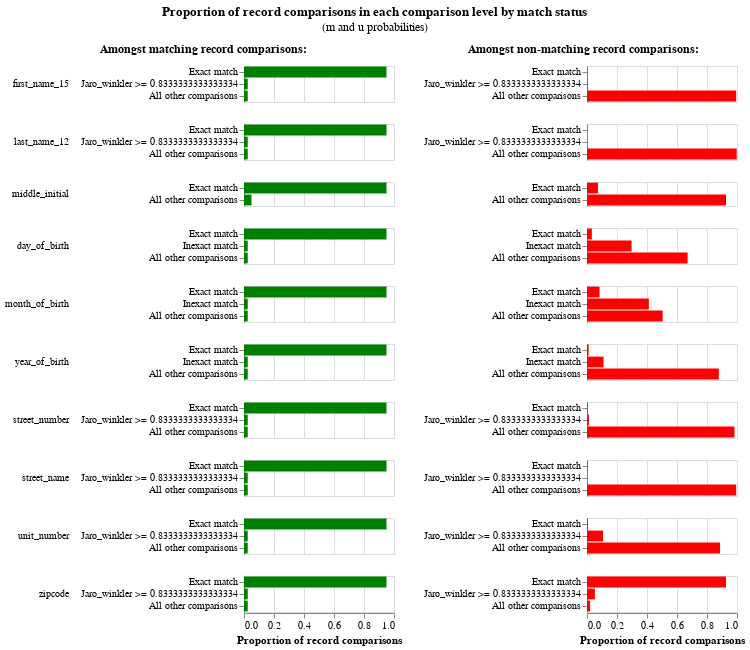

Notebook code for this chart:
### Code cell
# Ignore the green bars on the left, these are the m probabilities that haven't been estimated yet
linker.m_u_parameters_chart()

### Figure 1 — Vega-Lite specification as saved in the notebook (floating-point values rounded to 4 significant figures)
{"config": {"view": {"continuousWidth": 300, "continuousHeight": 300, "discreteHeight": 300, "discreteWidth": 400}, "header": {"title": null}, "title": {"anchor": "middle", "offset": 10}}, "hconcat": [{"mark": "bar", "encoding": {"color": {"value": "green"}, "row": {"field": "comparison_name", "header": {"labelAlign": "left", "labelAnchor": "middle", "labelAngle": 0}, "sort": {"field": "comparison_sort_order"}, "type": "nominal"}, "tooltip": [{"field": "m_probability_description", "title": "m probability description", "type": "nominal"}, {"field": "comparison_name", "title": "Comparison column name", "type": "nominal"}, {"field": "label_for_charts", "title": "Label", "type": "ordinal"}, {"field": "sql_condition", "title": "SQL condition", "type": "nominal"}, {"field": "m_probability", "format": ".4p", "title": "m probability", "type": "quantitative"}, {"field": "u_probability", "format": ".4p", "title": "u probability", "type": "quantitative"}, {"field": "bayes_factor", "format": ",.4f", "title": "Bayes factor = m/u", "type": "quantitative"}, {"field": "log2_bayes_factor", "format": ",.4f", "title": "Match weight = log2(m/u)", "type": "quantitative"}], "x": {"axis": {"title": "Proportion of record comparisons"}, "field": "m_probability", "type": "quantitative"}, "y": {"axis": {"title": null}, "field": "label_for_charts", "sort": {"field": "comparison_vector_value", "order": "descending"}, "type": "nominal"}}, "height": {"step": 12}, "resolve": {"scale": {"y": "independent"}}, "title": {"text": "Amongst matching record comparisons:", "fontSize": 12, "fontWeight": "bold"}, "transform": [{"filter": "(datum.bayes_factor != 'no-op filter due to vega lite issue 4680')"}], "width": 150}, {"mark": "bar", "encoding": {"color": {"value": "red"}, "row": {"field": "comparison_name", "header": {"labels": false}, "sort": {"field": "comparison_sort_order"}, "type": "nominal"}, "tooltip": [{"field": "u_probability_description", "title": "u probability description", "type": "nominal"}, {"field": "comparison_name", "title": "Comparison column name", "type": "nominal"}, {"field": "label_for_charts", "title": "Label", "type": "ordinal"}, {"field": "sql_condition", "title": "SQL condition", "type": "nominal"}, {"field": "m_probability", "format": ".4p", "title": "m probability", "type": "quantitative"}, {"field": "u_probability", "format": ".4p", "title": "u probability", "type": "quantitative"}, {"field": "bayes_factor", "format": ",.4f", "title": "Bayes factor = m/u", "type": "quantitative"}, {"field": "log2_bayes_factor", "format": ",.4f", "title": "Match weight = log2(m/u)", "type": "quantitative"}], "x": {"axis": {"title": "Proportion of record comparisons"}, "field": "u_probability", "type": "quantitative"}, "y": {"axis": {"title": null}, "field": "label_for_charts", "sort": {"field": "comparison_vector_value", "order": "descending"}, "type": "nominal"}}, "height": {"step": 12}, "resolve": {"scale": {"y": "independent"}}, "title": {"text": "Amongst non-matching record comparisons:", "fontSize": 12, "fontWeight": "bold"}, "transform": [{"filter": "(datum.bayes_factor != 'no-op filter2 due to vega lite issue 4680')"}], "width": 150}], "data": {"name": "data-698531ddf8d0b54f1a71665abb9b17b7"}, "title": {"text": "Proportion of record comparisons in each comparison level by match status", "subtitle": "(m and u probabilities)"}, "$schema": "https://vega.github.io/schema/vega-lite/v5.9.3.json", "datasets": {"data-698531ddf8d0b54f1a71665abb9b17b7": [{"comparison_name": "first_name_15", "sql_condition": "`first_name_15_l` = `first_name_15_r`", "label_for_charts": "Exact match", "m_probability": 0.95, "u_probability": 0.001858, "m_probability_description": "Amongst matching record comparisons, 95.00% of records are in the exact match comparison level", "u_probability_description": "Amongst non-matching record comparisons, 0.19% of records are in the exact match comparison level", "has_tf_adjustments": false, "tf_adjustment_column": null, "tf_adjustment_weight": 1.0, "is_null_level": false, "bayes_factor": 511.4, "log2_bayes_factor": 8.998, "comparison_vector_value": 2, "max_comparison_vector_value": 2, "bayes_factor_description": "If comparison level is `exact match` then comparison is 511.37 times more likely to be a match", "probability_two_random_records_match": 1.423e-05, "comparison_sort_order": 0}, {"comparison_name": "first_name_15", "sql_condition": "jaro_winkler(`first_name_15_l`, `first_name_15_r`) >= 0.8333333333333334", "label_for_charts": "Jaro_winkler >= 0.8333333333333334", "m_probability": 0.025, "u_probability": 0.003548, "m_probability_description": "Amongst matching record comparisons, 2.50% of records are in the jaro_winkler >= 0.8333333333333334 comparison level", "u_probability_description": "Amongst non-matching record comparisons, 0.35% of records are in the jaro_winkler >= 0.8333333333333334 comparison level", "has_tf_adjustments": false, "tf_adjustment_column": null, "tf_adjustment_weight": 1.0, "is_null_level": false, "bayes_factor": 7.047, "log2_bayes_factor": 2.817, "comparison_vector_value": 1, "max_comparison_vector_value": 2, "bayes_factor_description": "If comparison level is `jaro_winkler >= 0.8333333333333334` then comparison is 7.05 times more likely to be a match", "probability_two_random_records_match": 1.423e-05, "comparison_sort_order": 0}, {"comparison_name": "first_name_15", "sql_condition": "ELSE", "label_for_charts": "All other comparisons", "m_probability": 0.025, "u_probability": 0.9946, "m_probability_description": "Amongst matching record comparisons, 2.50% of records are in the all other comparisons comparison level", "u_probability_description": "Amongst non-matching record comparisons, 99.46% of records are in the all other comparisons comparison level", "has_tf_adjustments": false, "tf_adjustment_column": null, "tf_adjustment_weight": 1.0, "is_null_level": false, "bayes_factor": 0.02514, "log2_bayes_factor": -5.314, "comparison_vector_value": 0, "max_comparison_vector_value": 2, "bayes_factor_description": "If comparison level is `all other comparisons` then comparison is  39.78 times less likely to be a match", "probability_two_random_records_match": 1.423e-05, "comparison_sort_order": 0}, {"comparison_name": "last_name_12", "sql_condition": "`last_name_12_l` = `last_name_12_r`", "label_for_charts": "Exact match", "m_probability": 0.95, "u_probability": 0.0006538, "m_probability_description": "Amongst matching record comparisons, 95.00% of records are in the exact match comparison level", "u_probability_description": "Amongst non-matching record comparisons, 0.07% of records are in the exact match comparison level", "has_tf_adjustments": false, "tf_adjustment_column": null, "tf_adjustment_weight": 1.0, "is_null_level": false, "bayes_factor": 1453.0, "log2_bayes_factor": 10.5, "comparison_vector_value": 2, "max_comparison_vector_value": 2, "bayes_factor_description": "If comparison level is `exact match` then comparison is 1,453.12 times more likely to be a match", "probability_two_random_records_match": 1.423e-05, "comparison_sort_order": 1}, {"comparison_name": "last_name_12", "sql_condition": "jaro_winkler(`last_name_12_l`, `last_name_12_r`) >= 0.8333333333333334", "label_for_charts": "Jaro_winkler >= 0.8333333333333334", "m_probability": 0.025, "u_probability": 0.001233, "m_probability_description": "Amongst matching record comparisons, 2.50% of records are in the jaro_winkler >= 0.8333333333333334 comparison level", "u_probability_description": "Amongst non-matching record comparisons, 0.12% of records are in the jaro_winkler >= 0.8333333333333334 comparison level", "has_tf_adjustments": false, "tf_adjustment_column": null, "tf_adjustment_weight": 1.0, "is_null_level": false, "bayes_factor": 20.27, "log2_bayes_factor": 4.341, "comparison_vector_value": 1, "max_comparison_vector_value": 2, "bayes_factor_description": "If comparison level is `jaro_winkler >= 0.8333333333333334` then comparison is 20.27 times more likely to be a match", "probability_two_random_records_match": 1.423e-05, "comparison_sort_order": 1}, {"comparison_name": "last_name_12", "sql_condition": "ELSE", "label_for_charts": "All other comparisons", "m_probability": 0.025, "u_probability": 0.9981, "m_probability_description": "Amongst matching record comparisons, 2.50% of records are in the all other comparisons comparison level", "u_probability_description": "Amongst non-matching record comparisons, 99.81% of records are in the all other comparisons comparison level", "has_tf_adjustments": false, "tf_adjustment_column": null, "tf_adjustment_weight": 1.0, "is_null_level": false, "bayes_factor": 0.02505, "log2_bayes_factor": -5.319, "comparison_vector_value": 0, "max_comparison_vector_value": 2, "bayes_factor_description": "If comparison level is `all other comparisons` then comparison is  39.92 times less likely to be a match", "probability_two_random_records_match": 1.423e-05, "comparison_sort_order": 1}, {"comparison_name": "middle_initial", "sql_condition": "`middle_initial_l` = `middle_initial_r`", "label_for_charts": "Exact match", "m_probability": 0.95, "u_probability": 0.07314, "m_probability_description": "Amongst matching record comparisons, 95.00% of records are in the exact match comparison level", "u_probability_description": "Amongst non-matching record comparisons, 7.31% of records are in the exact match comparison level", "has_tf_adjustments": false, "tf_adjustment_column": null, "tf_adjustment_weight": 1.0, "is_null_level": false, "bayes_factor": 12.99, "log2_bayes_factor": 3.699, "comparison_vector_value": 1, "max_comparison_vector_value": 1, "bayes_factor_description": "If comparison level is `exact match` then comparison is 12.99 times more likely to be a match", "probability_two_random_records_match": 1.423e-05, "comparison_sort_order": 2}, {"comparison_name": "middle_initial", "sql_condition": "ELSE", "label_for_charts": "All other comparisons", "m_probability": 0.05, "u_probability": 0.9269, "m_probability_description": "Amongst matching record comparisons, 5.00% of records are in the all other comparisons comparison level", "u_probability_description": "Amongst non-matching record comparisons, 92.69% of records are in the all other comparisons comparison level", "has_tf_adjustments": false, "tf_adjustment_column": null, "tf_adjustment_weight": 1.0, "is_null_level": false, "bayes_factor": 0.05395, "log2_bayes_factor": -4.212, "comparison_vector_value": 0, "max_comparison_vector_value": 1, "bayes_factor_description": "If comparison level is `all other comparisons` then comparison is  18.54 times less likely to be a match", "probability_two_random_records_match": 1.423e-05, "comparison_sort_order": 2}, {"comparison_name": "day_of_birth", "sql_condition": "`day_of_birth_l` = `day_of_birth_r`", "label_for_charts": "Exact match", "m_probability": 0.95, "u_probability": 0.03243, "m_probability_description": "Amongst matching record comparisons, 95.00% of records are in the exact match comparison level", "u_probability_description": "Amongst non-matching record comparisons, 3.24% of records are in the exact match comparison level", "has_tf_adjustments": false, "tf_adjustment_column": null, "tf_adjustment_weight": 1.0, "is_null_level": false, "bayes_factor": 29.29, "log2_bayes_factor": 4.873, "comparison_vector_value": 2, "max_comparison_vector_value": 2, "bayes_factor_description": "If comparison level is `exact match` then comparison is 29.29 times more likely to be a match", "probability_two_random_records_match": 1.423e-05, "comparison_sort_order": 3}, {"comparison_name": "day_of_birth", "sql_condition": "abs(day_of_birth_l - day_of_birth_r) <= 5", "label_for_charts": "Inexact match", "m_probability": 0.025, "u_probability": 0.2969, "m_probability_description": "Amongst matching record comparisons, 2.50% of records are in the inexact match comparison level", "u_probability_description": "Amongst non-matching record comparisons, 29.69% of records are in the inexact match comparison level", "has_tf_adjustments": false, "tf_adjustment_column": null, "tf_adjustment_weight": 1.0, "is_null_level": false, "bayes_factor": 0.0842, "log2_bayes_factor": -3.57, "comparison_vector_value": 1, "max_comparison_vector_value": 2, "bayes_factor_description": "If comparison level is `inexact match` then comparison is  11.88 times less likely to be a match", "probability_two_random_records_match": 1.423e-05, "comparison_sort_order": 3}, {"comparison_name": "day_of_birth", "sql_condition": "ELSE", "label_for_charts": "All other comparisons", "m_probability": 0.025, "u_probability": 0.6707, "m_probability_description": "Amongst matching record comparisons, 2.50% of records are in the all other comparisons comparison level", "u_probability_description": "Amongst non-matching record comparisons, 67.07% of records are in the all other comparisons comparison level", "has_tf_adjustments": false, "tf_adjustment_column": null, "tf_adjustment_weight": 1.0, "is_null_level": false, "bayes_factor": 0.03728, "log2_bayes_factor": -4.746, "comparison_vector_value": 0, "max_comparison_vector_value": 2, "bayes_factor_description": "If comparison level is `all other comparisons` then comparison is  26.83 times less likely to be a match", "probability_two_random_records_match": 1.423e-05, "comparison_sort_order": 3}, {"comparison_name": "month_of_birth", "sql_condition": "`month_of_birth_l` = `month_of_birth_r`", "label_for_charts": "Exact match", "m_probability": 0.95, "u_probability": 0.08348, "m_probability_description": "Amongst matching record comparisons, 95.00% of records are in the exact match comparison level", "u_probability_description": "Amongst non-matching record comparisons, 8.35% of records are in the exact match comparison level", "has_tf_adjustments": false, "tf_adjustment_column": null, "tf_adjustment_weight": 1.0, "is_null_level": false, "bayes_factor": 11.38, "log2_bayes_factor": 3.508, "comparison_vector_value": 2, "max_comparison_vector_value": 2, "bayes_factor_description": "If comparison level is `exact match` then comparison is 11.38 times more likely to be a match", "probability_two_random_records_match": 1.423e-05, "comparison_sort_order": 4}, {"comparison_name": "month_of_birth", "sql_condition": "abs(month_of_birth_l - month_of_birth_r) <= 3", "label_for_charts": "Inexact match", "m_probability": 0.025, "u_probability": 0.4123, "m_probability_description": "Amongst matching record comparisons, 2.50% of records are in the inexact match comparison level", "u_probability_description": "Amongst non-matching record comparisons, 41.23% of records are in the inexact match comparison level", "has_tf_adjustments": false, "tf_adjustment_column": null, "tf_adjustment_weight": 1.0, "is_null_level": false, "bayes_factor": 0.06064, "log2_bayes_factor": -4.044, "comparison_vector_value": 1, "max_comparison_vector_value": 2, "bayes_factor_description": "If comparison level is `inexact match` then comparison is  16.49 times less likely to be a match", "probability_two_random_records_match": 1.423e-05, "comparison_sort_order": 4}, {"comparison_name": "month_of_birth", "sql_condition": "ELSE", "label_for_charts": "All other comparisons", "m_probability": 0.025, "u_probability": 0.5042, "m_probability_description": "Amongst matching record comparisons, 2.50% of records are in the all other comparisons comparison level", "u_probability_description": "Amongst non-matching record comparisons, 50.42% of records are in the all other comparisons comparison level", "has_tf_adjustments": false, "tf_adjustment_column": null, "tf_adjustment_weight": 1.0, "is_null_level": false, "bayes_factor": 0.04958, "log2_bayes_factor": -4.334, "comparison_vector_value": 0, "max_comparison_vector_value": 2, "bayes_factor_description": "If comparison level is `all other comparisons` then comparison is  20.17 times less likely to be a match", "probability_two_random_records_match": 1.423e-05, "comparison_sort_order": 4}, {"comparison_name": "year_of_birth", "sql_condition": "`year_of_birth_l` = `year_of_birth_r`", "label_for_charts": "Exact match", "m_probability": 0.95, "u_probability": 0.01116, "m_probability_description": "Amongst matching record comparisons, 95.00% of records are in the exact match comparison level", "u_probability_description": "Amongst non-matching record comparisons, 1.12% of records are in the exact match comparison level", "has_tf_adjustments": false, "tf_adjustment_column": null, "tf_adjustment_weight": 1.0, "is_null_level": false, "bayes_factor": 85.12, "log2_bayes_factor": 6.411, "comparison_vector_value": 2, "max_comparison_vector_value": 2, "bayes_factor_description": "If comparison level is `exact match` then comparison is 85.12 times more likely to be a match", "probability_two_random_records_match": 1.423e-05, "comparison_sort_order": 5}, {"comparison_name": "year_of_birth", "sql_condition": "abs(year_of_birth_l - year_of_birth_r) <= 5", "label_for_charts": "Inexact match", "m_probability": 0.025, "u_probability": 0.1103, "m_probability_description": "Amongst matching record comparisons, 2.50% of records are in the inexact match comparison level", "u_probability_description": "Amongst non-matching record comparisons, 11.03% of records are in the inexact match comparison level", "has_tf_adjustments": false, "tf_adjustment_column": null, "tf_adjustment_weight": 1.0, "is_null_level": false, "bayes_factor": 0.2267, "log2_bayes_factor": -2.141, "comparison_vector_value": 1, "max_comparison_vector_value": 2, "bayes_factor_description": "If comparison level is `inexact match` then comparison is  4.41 times less likely to be a match", "probability_two_random_records_match": 1.423e-05, "comparison_sort_order": 5}, {"comparison_name": "year_of_birth", "sql_condition": "ELSE", "label_for_charts": "All other comparisons", "m_probability": 0.025, "u_probability": 0.8786, "m_probability_description": "Amongst matching record comparisons, 2.50% of records are in the all other comparisons comparison level", "u_probability_description": "Amongst non-matching record comparisons, 87.86% of records are in the all other comparisons comparison level", "has_tf_adjustments": false, "tf_adjustment_column": null, "tf_adjustment_weight": 1.0, "is_null_level": false, "bayes_factor": 0.02845, "log2_bayes_factor": -5.135, "comparison_vector_value": 0, "max_comparison_vector_value": 2, "bayes_factor_description": "If comparison level is `all other comparisons` then comparison is  35.14 times less likely to be a match", "probability_two_random_records_match": 1.423e-05, "comparison_sort_order": 5}, {"comparison_name": "street_number", "sql_condition": "`street_number_l` = `street_number_r`", "label_for_charts": "Exact match", "m_probability": 0.95, "u_probability": 0.004323, "m_probability_description": "Amongst matching record comparisons, 95.00% of records are in the exact match comparison level", "u_probability_description": "Amongst non-matching record comparisons, 0.43% of records are in the exact match comparison level", "has_tf_adjustments": false, "tf_adjustment_column": null, "tf_adjustment_weight": 1.0, "is_null_level": false, "bayes_factor": 219.7, "log2_bayes_factor": 7.78, "comparison_vector_value": 2, "max_comparison_vector_value": 2, "bayes_factor_description": "If comparison level is `exact match` then comparison is 219.75 times more likely to be a match", "probability_two_random_records_match": 1.423e-05, "comparison_sort_order": 6}, {"comparison_name": "street_number", "sql_condition": "jaro_winkler(`street_number_l`, `street_number_r`) >= 0.8333333333333334", "label_for_charts": "Jaro_winkler >= 0.8333333333333334", "m_probability": 0.025, "u_probability": 0.01267, "m_probability_description": "Amongst matching record comparisons, 2.50% of records are in the jaro_winkler >= 0.8333333333333334 comparison level", "u_probability_description": "Amongst non-matching record comparisons, 1.27% of records are in the jaro_winkler >= 0.8333333333333334 comparison level", "has_tf_adjustments": false, "tf_adjustment_column": null, "tf_adjustment_weight": 1.0, "is_null_level": false, "bayes_factor": 1.972, "log2_bayes_factor": 0.98, "comparison_vector_value": 1, "max_comparison_vector_value": 2, "bayes_factor_description": "If comparison level is `jaro_winkler >= 0.8333333333333334` then comparison is 1.97 times more likely to be a match", "probability_two_random_records_match": 1.423e-05, "comparison_sort_order": 6}, {"comparison_name": "street_number", "sql_condition": "ELSE", "label_for_charts": "All other comparisons", "m_probability": 0.025, "u_probability": 0.983, "m_probability_description": "Amongst matching record comparisons, 2.50% of records are in the all other comparisons comparison level", "u_probability_description": "Amongst non-matching record comparisons, 98.30% of records are in the all other comparisons comparison level", "has_tf_adjustments": false, "tf_adjustment_column": null, "tf_adjustment_weight": 1.0, "is_null_level": false, "bayes_factor": 0.02543, "log2_bayes_factor": -5.297, "comparison_vector_value": 0, "max_comparison_vector_value": 2, "bayes_factor_description": "If comparison level is `all other comparisons` then comparison is  39.32 times less likely to be a match", "probability_two_random_records_match": 1.423e-05, "comparison_sort_order": 6}, {"comparison_name": "street_name", "sql_condition": "`street_name_l` = `street_name_r`", "label_for_charts": "Exact match", "m_probability": 0.95, "u_probability": 0.003636, "m_probability_description": "Amongst matching record comparisons, 95.00% of records are in the exact match comparison level", "u_probability_description": "Amongst non-matching record comparisons, 0.36% of records are in the exact match comparison level", "has_tf_adjustments": false, "tf_adjustment_column": null, "tf_adjustment_weight": 1.0, "is_null_level": false, "bayes_factor": 261.3, "log2_bayes_factor": 8.029, "comparison_vector_value": 2, "max_comparison_vector_value": 2, "bayes_factor_description": "If comparison level is `exact match` then comparison is 261.26 times more likely to be a match", "probability_two_random_records_match": 1.423e-05, "comparison_sort_order": 7}, {"comparison_name": "street_name", "sql_condition": "jaro_winkler(`street_name_l`, `street_name_r`) >= 0.8333333333333334", "label_for_charts": "Jaro_winkler >= 0.8333333333333334", "m_probability": 0.025, "u_probability": 0.001781, "m_probability_description": "Amongst matching record comparisons, 2.50% of records are in the jaro_winkler >= 0.8333333333333334 comparison level", "u_probability_description": "Amongst non-matching record comparisons, 0.18% of records are in the jaro_winkler >= 0.8333333333333334 comparison level", "has_tf_adjustments": false, "tf_adjustment_column": null, "tf_adjustment_weight": 1.0, "is_null_level": false, "bayes_factor": 14.04, "log2_bayes_factor": 3.811, "comparison_vector_value": 1, "max_comparison_vector_value": 2, "bayes_factor_description": "If comparison level is `jaro_winkler >= 0.8333333333333334` then comparison is 14.04 times more likely to be a match", "probability_two_random_records_match": 1.423e-05, "comparison_sort_order": 7}, {"comparison_name": "street_name", "sql_condition": "ELSE", "label_for_charts": "All other comparisons", "m_probability": 0.025, "u_probability": 0.9946, "m_probability_description": "Amongst matching record comparisons, 2.50% of records are in the all other comparisons comparison level", "u_probability_description": "Amongst non-matching record comparisons, 99.46% of records are in the all other comparisons comparison level", "has_tf_adjustments": false, "tf_adjustment_column": null, "tf_adjustment_weight": 1.0, "is_null_level": false, "bayes_factor": 0.02514, "log2_bayes_factor": -5.314, "comparison_vector_value": 0, "max_comparison_vector_value": 2, "bayes_factor_description": "If comparison level is `all other comparisons` then comparison is  39.78 times less likely to be a match", "probability_two_random_records_match": 1.423e-05, "comparison_sort_order": 7}, {"comparison_name": "unit_number", "sql_condition": "`unit_number_l` = `unit_number_r`", "label_for_charts": "Exact match", "m_probability": 0.95, "u_probability": 0.005927, "m_probability_description": "Amongst matching record comparisons, 95.00% of records are in the exact match comparison level", "u_probability_description": "Amongst non-matching record comparisons, 0.59% of records are in the exact match comparison level", "has_tf_adjustments": false, "tf_adjustment_column": null, "tf_adjustment_weight": 1.0, "is_null_level": false, "bayes_factor": 160.3, "log2_bayes_factor": 7.325, "comparison_vector_value": 2, "max_comparison_vector_value": 2, "bayes_factor_description": "If comparison level is `exact match` then comparison is 160.29 times more likely to be a match", "probability_two_random_records_match": 1.423e-05, "comparison_sort_order": 8}, {"comparison_name": "unit_number", "sql_condition": "jaro_winkler(`unit_number_l`, `unit_number_r`) >= 0.8333333333333334", "label_for_charts": "Jaro_winkler >= 0.8333333333333334", "m_probability": 0.025, "u_probability": 0.1071, "m_probability_description": "Amongst matching record comparisons, 2.50% of records are in the jaro_winkler >= 0.8333333333333334 comparison level", "u_probability_description": "Amongst non-matching record comparisons, 10.71% of records are in the jaro_winkler >= 0.8333333333333334 comparison level", "has_tf_adjustments": false, "tf_adjustment_column": null, "tf_adjustment_weight": 1.0, "is_null_level": false, "bayes_factor": 0.2334, "log2_bayes_factor": -2.099, "comparison_vector_value": 1, "max_comparison_vector_value": 2, "bayes_factor_description": "If comparison level is `jaro_winkler >= 0.8333333333333334` then comparison is  4.28 times less likely to be a match", "probability_two_random_records_match": 1.423e-05, "comparison_sort_order": 8}, {"comparison_name": "unit_number", "sql_condition": "ELSE", "label_for_charts": "All other comparisons", "m_probability": 0.025, "u_probability": 0.887, "m_probability_description": "Amongst matching record comparisons, 2.50% of records are in the all other comparisons comparison level", "u_probability_description": "Amongst non-matching record comparisons, 88.70% of records are in the all other comparisons comparison level", "has_tf_adjustments": false, "tf_adjustment_column": null, "tf_adjustment_weight": 1.0, "is_null_level": false, "bayes_factor": 0.02819, "log2_bayes_factor": -5.149, "comparison_vector_value": 0, "max_comparison_vector_value": 2, "bayes_factor_description": "If comparison level is `all other comparisons` then comparison is  35.48 times less likely to be a match", "probability_two_random_records_match": 1.423e-05, "comparison_sort_order": 8}, {"comparison_name": "zipcode", "sql_condition": "`zipcode_l` = `zipcode_r`", "label_for_charts": "Exact match", "m_probability": 0.95, "u_probability": 0.9268, "m_probability_description": "Amongst matching record comparisons, 95.00% of records are in the exact match comparison level", "u_probability_description": "Amongst non-matching record comparisons, 92.68% of records are in the exact match comparison level", "has_tf_adjustments": false, "tf_adjustment_column": null, "tf_adjustment_weight": 1.0, "is_null_level": false, "bayes_factor": 1.025, "log2_bayes_factor": 0.03566, "comparison_vector_value": 2, "max_comparison_vector_value": 2, "bayes_factor_description": "If comparison level is `exact match` then comparison is 1.03 times more likely to be a match", "probability_two_random_records_match": 1.423e-05, "comparison_sort_order": 9}, {"comparison_name": "zipcode", "sql_condition": "jaro_winkler(`zipcode_l`, `zipcode_r`) >= 0.8333333333333334", "label_for_charts": "Jaro_winkler >= 0.8333333333333334", "m_probability": 0.025, "u_probability": 0.05276, "m_probability_description": "Amongst matching record comparisons, 2.50% of records are in the jaro_winkler >= 0.8333333333333334 comparison level", "u_probability_description": "Amongst non-matching record comparisons, 5.28% of records are in the jaro_winkler >= 0.8333333333333334 comparison level", "has_tf_adjustments": false, "tf_adjustment_column": null, "tf_adjustment_weight": 1.0, "is_null_level": false, "bayes_factor": 0.4739, "log2_bayes_factor": -1.077, "comparison_vector_value": 1, "max_comparison_vector_value": 2, "bayes_factor_description": "If comparison level is `jaro_winkler >= 0.8333333333333334` then comparison is  2.11 times less likely to be a match", "probability_two_random_records_match": 1.423e-05, "comparison_sort_order": 9}, {"comparison_name": "zipcode", "sql_condition": "ELSE", "label_for_charts": "All other comparisons", "m_probability": 0.025, "u_probability": 0.02044, "m_probability_description": "Amongst matching record comparisons, 2.50% of records are in the all other comparisons comparison level", "u_probability_description": "Amongst non-matching record comparisons, 2.04% of records are in the all other comparisons comparison level", "has_tf_adjustments": false, "tf_adjustment_column": null, "tf_adjustment_weight": 1.0, "is_null_level": false, "bayes_factor": 1.223, "log2_bayes_factor": 0.2908, "comparison_vector_value": 0, "max_comparison_vector_value": 2, "bayes_factor_description": "If comparison level is `all other comparisons` then comparison is 1.22 times more likely to be a match", "probability_two_random_records_match": 1.423e-05, "comparison_sort_order": 9}]}}
